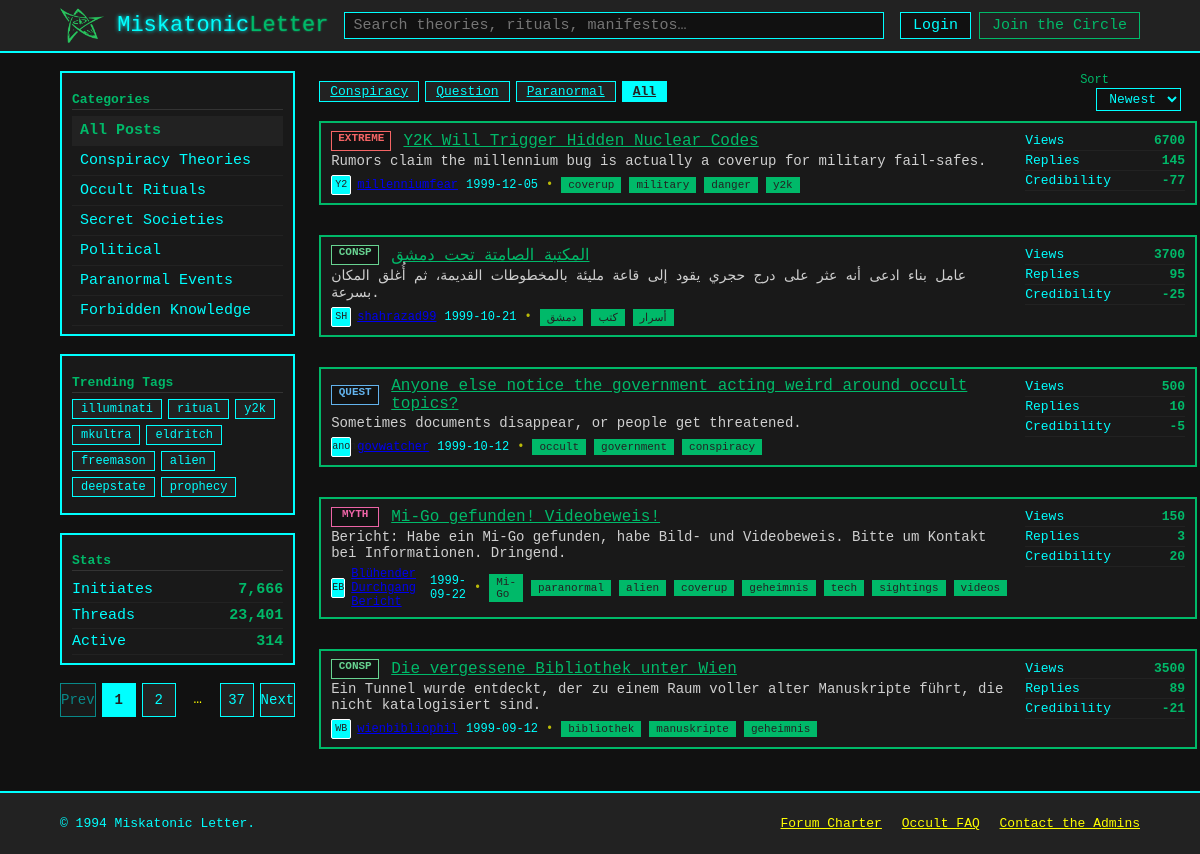
Screenshot of /Posts with the database file from the repository.
### db.py (models this page shows)
class Badges(Base):
    __tablename__    = "Badges"
    badge_id         = Column(Integer,primary_key=True)
    badge_title      = Column(String)
    badge_lable      = Column(String)

class Posts(Base):
    __tablename__    = "Posts"
    post_id          = Column(Integer,primary_key=True,index=True)
    post_title       = Column(String,nullable=False)
    post_exerpt      = Column(String)
    author_id        = Column(Integer,ForeignKey("Users.user_id"),nullable=False)
    post_date        = Column(Date)
    post_views       = Column(Integer,default=0)
    post_replies     = Column(Integer,default=0)
    post_credibility = Column(Integer,default=0)
    post_content     = Column(Text)
    badge_id         = Column(Integer,ForeignKey("Badges.badge_id"))

class Users(Base):
    __tablename__    = "Users"
    user_id          = Column(Integer,primary_key=True,index=True)
    user_avatar      = Column(String(2))
    user_name        = Column(String)

class Tags(Base):
    __tablename__    = "Tags"
    tag_id           = Column(Integer,primary_key=True,index=True)
    tag_lable        = Column(String)

### posts.py (the view)
@router.get("/Posts", response_class=HTMLResponse)
async def get_posts(
    request: Request,
    page: int = 1,
    q:str = "",
    sort:str = "newest",
    badge:str = "",
    db:Session = Depends(get_db)
):
    POSTS_PER_PAGE = 5
    POPULAR_BADGE_COUNT = 3
    posts = db.query(Posts)
    if badge:
        badge_query = db.query(Badges).filter(func.upper(Badges.badge_lable)==badge.upper()).first()
        if badge_query:
            posts = posts.filter(Posts.badge_id == badge_query.badge_id)
    if q:
        posts = posts.join(Users     , Posts.author_id   ==  Users.user_id     )\
                     .join(PostsTags , Posts.post_id     ==  PostsTags.post_id )\
                     .join(Tags      , PostsTags.tag_id  ==  Tags.tag_id       )\
        q_lower = f"%{q.lower()}%"
        posts = posts.filter(
            or_(
                Posts.post_title.ilike(q_lower),
                Posts.post_title.ilike(q_lower),
                Posts.post_content.ilike(q_lower),
                Users.user_name.ilike(q_lower),
                Tags.tag_lable.ilike(q_lower)
            )
        ).distinct()
    if   sort == "views":
        posts = posts.order_by(Posts.post_views.desc())
    elif sort == "newest":
        posts = posts.order_by(Posts.post_date.desc())
    total_posts = posts.count()
    total_pages = (total_posts + POSTS_PER_PAGE - 1) // POSTS_PER_PAGE
    page_posts  = posts.offset((page-1)*POSTS_PER_PAGE).limit(POSTS_PER_PAGE).all()
    serialized_posts = [serialize_post(post,db) for post in page_posts]
    popular_badges_query = db.query(Badges,func.count(Posts.post_id).label("post_count"))\
        .join(Posts,Badges.badge_id==Posts.badge_id)\
        .group_by(Badges.badge_id)\
        .order_by(desc("post_count"))\
        .limit(POPULAR_BADGE_COUNT)
    popular_badges = [serialize_badge(badge) for badge,_ in popular_badges_query]
    return templates.TemplateResponse(
        "index.html",
        {
            "request": request,
            "posts": serialized_posts,
            "badge": badge,
            "sort": sort,
            "page": page,
            "popular_badges":popular_badges,
            "total_pages": total_pages,
            "q":q
        }
    )

### templates/index.html (shortened to what this page needs)
<!doctype html>
<html lang="en">
<head>
  <link rel="stylesheet" href="{{ url_for('static', path='styles.css') }}" />
</head>
<body>
  <header class="topbar">
    <div class="container topbar__inner">
      <a class="brand" href="{{ url_for('get_posts') }}">
        <img src="{{ url_for('static', path='imgs/elder-sign.png') }}" alt="" class="brand__logo" aria-hidden="true">
        <span class="brand__name">Miskatonic<span class="accent">Letter</span></span>
      </a>
      <form class="search" action="{{ url_for('get_posts') }}" method="get" role="search">
        <input class="search__input" type="search" name="q" value="{{ q }}" placeholder="Search theories, rituals, manifestos…" aria-label="Search" />
      </form>
      <nav class="usernav" aria-label="User">
        <a class="btn btn--ghost" href="#">Login</a>
        <a class="btn btn--primary" href="#">Join the Circle</a>
      </nav>
    </div>
  </header>
  <main class="container layout">
    <aside class="sidebar">
      <section class="card">
        <h2 class="card__title">Categories</h2>
        <nav class="list list--links">
          <a href="#" class="list__item is-active">All Posts</a>
          <a href="#" class="list__item">Conspiracy Theories</a>
          <a href="#" class="list__item">Occult Rituals</a>
          <a href="#" class="list__item">Secret Societies</a>
          <a href="#" class="list__item">Political</a>
          <a href="#" class="list__item">Paranormal Events</a>
          <a href="#" class="list__item">Forbidden Knowledge</a>
        </nav>
      </section>
      <section class="card">
        <h2 class="card__title">Trending Tags</h2>
        <div class="tags">
          <a href="#" class="tag">illuminati</a>
          <a href="#" class="tag">ritual</a>
          <a href="#" class="tag">y2k</a>
          <a href="#" class="tag">mkultra</a>
          <a href="#" class="tag">eldritch</a>
          <a href="#" class="tag">freemason</a>
          <a href="#" class="tag">alien</a>
          <a href="#" class="tag">deepstate</a>
          <a href="#" class="tag">prophecy</a>
        </div>
      </section>
      <section class="card">
        <h2 class="card__title">Stats</h2>
        <ul class="meta">
          <li><span>Initiates</span><strong>7,666</strong></li>
          <li><span>Threads</span><strong>23,401</strong></li>
          <li><span>Active</span><strong>314</strong></li>
        </ul>
      </section>
              <nav class="pagination" aria-label="Pagination">
          {% set pages = [1] %}
          {% set pages = pages | unique | sort %}
          {% if page > 1 %}
            <a class="page" href="{{ url_for('get_posts') }}?page={{ page - 1 }}{% if q %}&q={{ q }}{% endif %}{% if badge %}&badge={{ badge }}{% endif %}{% if sort %}&sort={{ sort }}{% endif %}">Prev</a>
          {% else %}
            <span class="page is-disabled">Prev</span>
          {% endif %}
          {% for p in pages %}
          {% if p == page %}
            <span class="page is-current">{{ p }}</span>
          {% else %}
            <a class="page" href="{{ url_for('get_posts') }}?page={{ p }}{% if q %}&q={{ q }}{% endif %}{% if badge %}&badge={{ badge }}{% endif %}{% if sort %}&sort={{ sort }}{% endif %}">{{ p }}</a>
          {% endif %}
          {% if not loop.last and pages[loop.index] - p > 1 %}
            <span class="page page--dots">…</span>
          {% endif %}
          {% endfor %}
          {% if page < total_pages %}
            <a class="page" href="{{ url_for('get_posts') }}?page={{ page + 1 }}{% if q %}&q={{ q }}{% endif %}{% if badge %}&badge={{ badge }}{% endif %}{% if sort %}&sort={{ sort }}{% endif %}">Next</a>
          {% else %}
            <span class="page is-disabled">Next</span>
          {% endif %}
        </nav>
    </aside>
    <section class="content">
      <div class="bar">
        <div class="chips">
          {% for badge in popular_badges %}
            <a
              class="chip{% if request.query_params.get('badge') == badge.label %} is-selected{% endif %}"
              href="{{ url_for('get_posts') }}?badge={{ badge.label }}{% if q %}&q={{ q }}{% endif %}{% if sort %}&sort={{ sort }}{% endif %}"
            >{{ badge.title }}</a>
          {% endfor %}
          <a
            class="chip{% if not request.query_params.get('badge') %} is-selected{% endif %}"
            href="{{ url_for('get_posts') }}{% if q %}?q={{ q }}{% endif %}{% if page %}?page={{ page }}{% endif %}{% if sort %}&sort={{ sort }}{% endif %}"
          >All</a>
        </div>
        <div class="filters">
          <label class="select">
            <span class="select__label">Sort</span>
              <form class="search" action="{{ url_for('get_posts') }}" method="get" role="search">
                <select name="sort" onchange="this.form.submit()">
                  <option value="newest" {% if request.query_params.get('sort', 'newest') == 'newest' %}selected{% endif %}>Newest</option>
                </select>
              </form>
          </label>
        </div>
      </div>
      <div class="threads" role="feed" aria-busy="false">
        {% for post in posts %}
          <article class="thread card" role="article">
            <div class="thread__main">
              <div class="thread__row">
                <span class="badge badge--{{ post.badge.label }}" title="{{ post.badge.title }}">{{ post.badge.label }}</span>
                <a href="{{ url_for('get_post', id=post.id) }}" class="thread__title" data-id="{{ post.id }}">{{ post.title }}</a>
              </div>
              <p class="thread__excerpt">{{ post.exerpt }}</p>
              <div class="thread__meta">
                <span class="author">
                  <span class="avatar" aria-hidden="true">{{ post.author.avatar }}</span>
                  <a href="#" class="author__name">{{ post.author.name }}</a>
                </span>
                <time datetime="{{ post.date }}">{{ post.date }}</time>
                <span class="dot" aria-hidden="true">•</span>
                {% for tag in post.tags %}
                  <a href="#" class="tag">{{ tag }}</a>
                {% endfor %}
              </div>
            </div>
            <ul class="thread__stats">
              <li><span class="stat__label">Views</span><strong>{{ post.stats.views }}</strong></li>
              <li><span class="stat__label">Replies</span><strong>{{ post.stats.replies }}</strong></li>
              <li><span class="stat__label">Credibility</span><strong>{{ post.stats.credibility }}</strong></li>
            </ul>
          </article>
        {% endfor %}
        </div>
    </section>
  </main>
  <footer class="footer">
    <div class="container footer__inner">
      <p>© 1994 Miskatonic Letter.</p>
      <nav class="footer__links">
        <a href="#">Forum Charter</a>
        <a href="#">Occult FAQ</a>
        <a href="#">Contact the Admins</a>
      </nav>
    </div>
  </footer>
</body>
</html>

### rows the page displays
Badges: title "Conspiracy"
Badges: title "Question"
Badges: title "Paranormal"
Posts: badge.label "EXTREME", title "Y2K Will Trigger Hidden Nuclear Codes", exerpt "Rumors claim the millennium bug is actually a coverup for military fail-safes.", author.avatar "Y2", date "1999-12-05", stats.views "6700", stats.replies "145", stats.credibility "-77"
Tags: tag_lable "coverup"
Tags: tag_lable "military"
Tags: tag_lable "danger"
Tags: tag_lable "y2k"
Posts: badge.label "CONSP", title "المكتبة الصامتة تحت دمشق", exerpt "عامل بناء ادعى أنه عثر على درج حجري يقود إلى قاعة مليئة بالمخطوطات القديمة، ثم أُغلق المكان بسرعة.", author.avatar "SH", date "1999-10-21", stats.views "3700", stats.replies "95", stats.credibility "-25"
Tags: tag_lable "دمشق"
Tags: tag_lable "كتب"
Tags: tag_lable "أسرار"
Posts: badge.label "QUEST", title "Anyone else notice the government acting weird around occult topics?", exerpt "Sometimes documents disappear, or people get threatened.", author.avatar "anon40", date "1999-10-12", stats.views "500", stats.replies "10", stats.credibility "-5"
Tags: tag_lable "occult"
Tags: tag_lable "government"
Tags: tag_lable "conspiracy"
Posts: badge.label "MYTH", title "Mi-Go gefunden! Videobeweis!", exerpt "Bericht: Habe ein Mi-Go gefunden, habe Bild- und Videobeweis. Bitte um Kontakt bei Informationen. Dringend.", author.avatar "EB", date "1999-09-22", stats.views "150", stats.replies "3", stats.credibility "20"
Tags: tag_lable "Mi-Go"
Tags: tag_lable "paranormal"
Tags: tag_lable "alien"
Tags: tag_lable "geheimnis"
Tags: tag_lable "tech"
Tags: tag_lable "sightings"
Tags: tag_lable "videos"
Posts: badge.label "CONSP", title "Die vergessene Bibliothek unter Wien", exerpt "Ein Tunnel wurde entdeckt, der zu einem Raum voller alter Manuskripte führt, die nicht katalogisiert sind.", author.avatar "WB", date "1999-09-12", stats.views "3500", stats.replies "89", stats.credibility "-21"
Tags: tag_lable "bibliothek"
Tags: tag_lable "manuskripte"

### other values shown
{{ p }} "1"
{{ p }} "2" "37"
